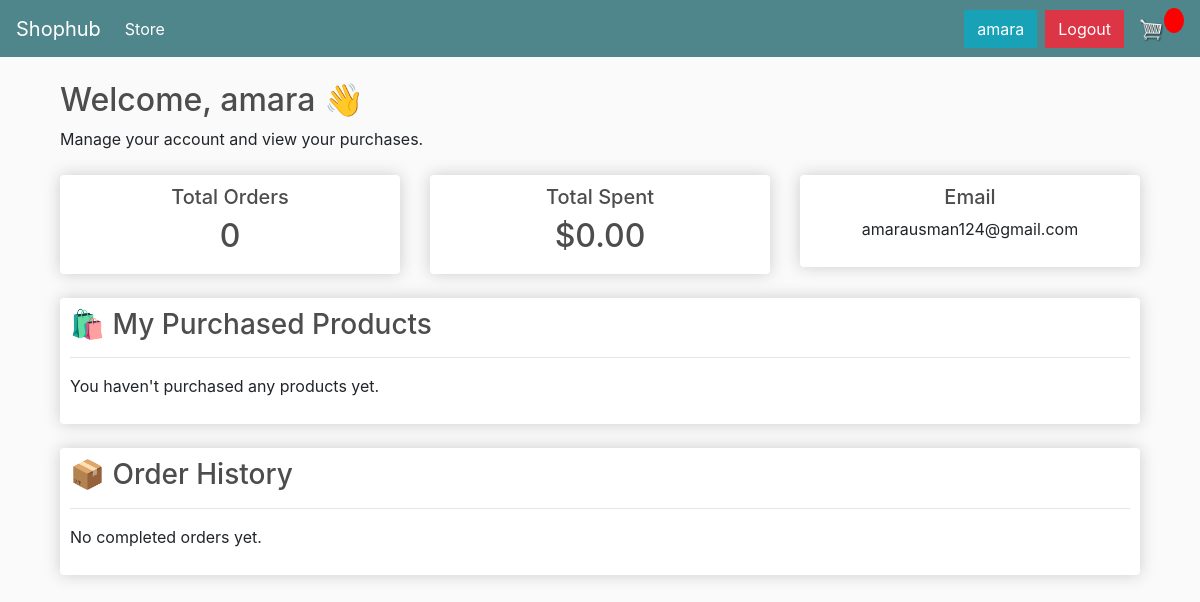
Before: /dashboard/ (signed in) with the older database file.
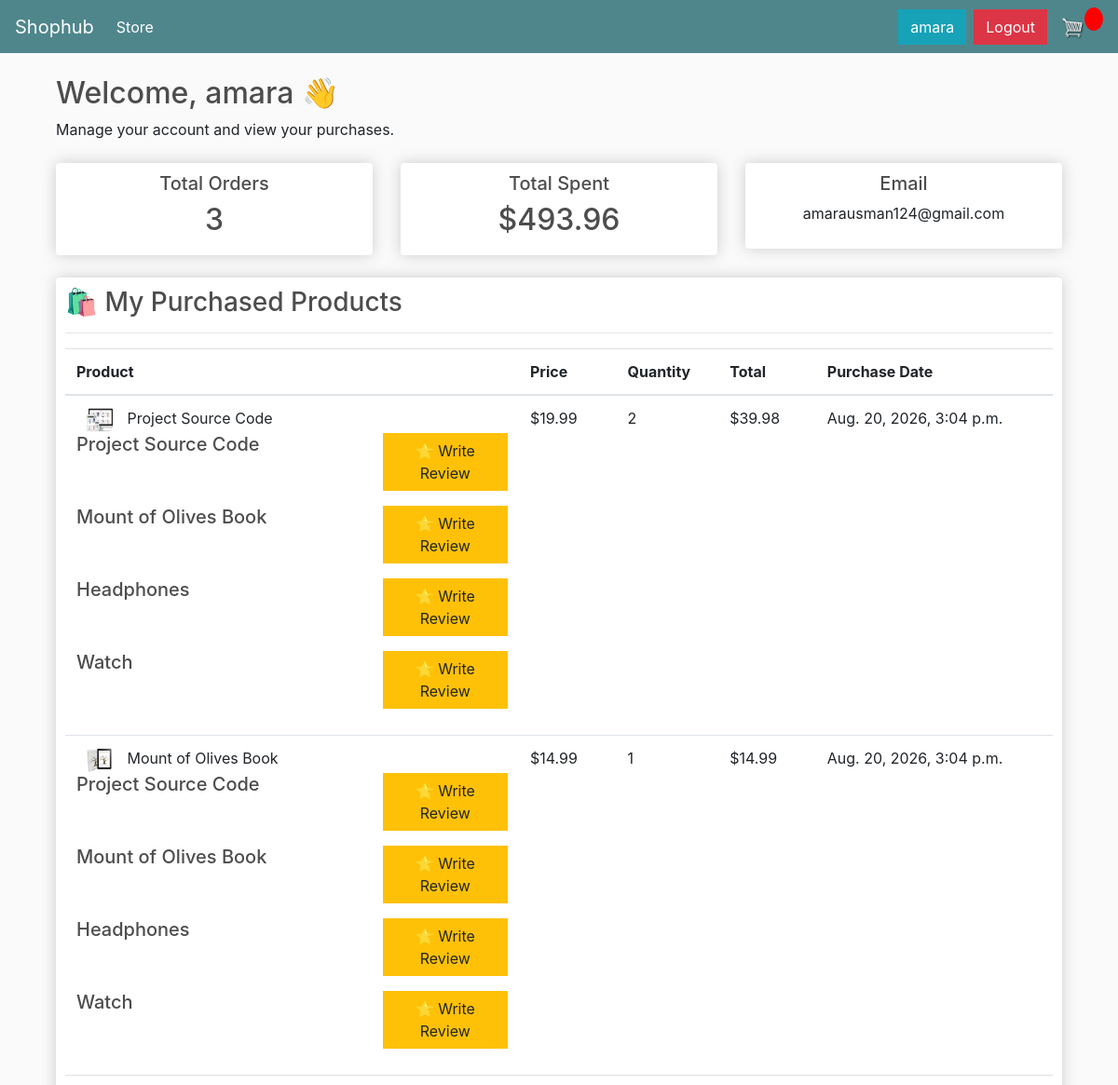
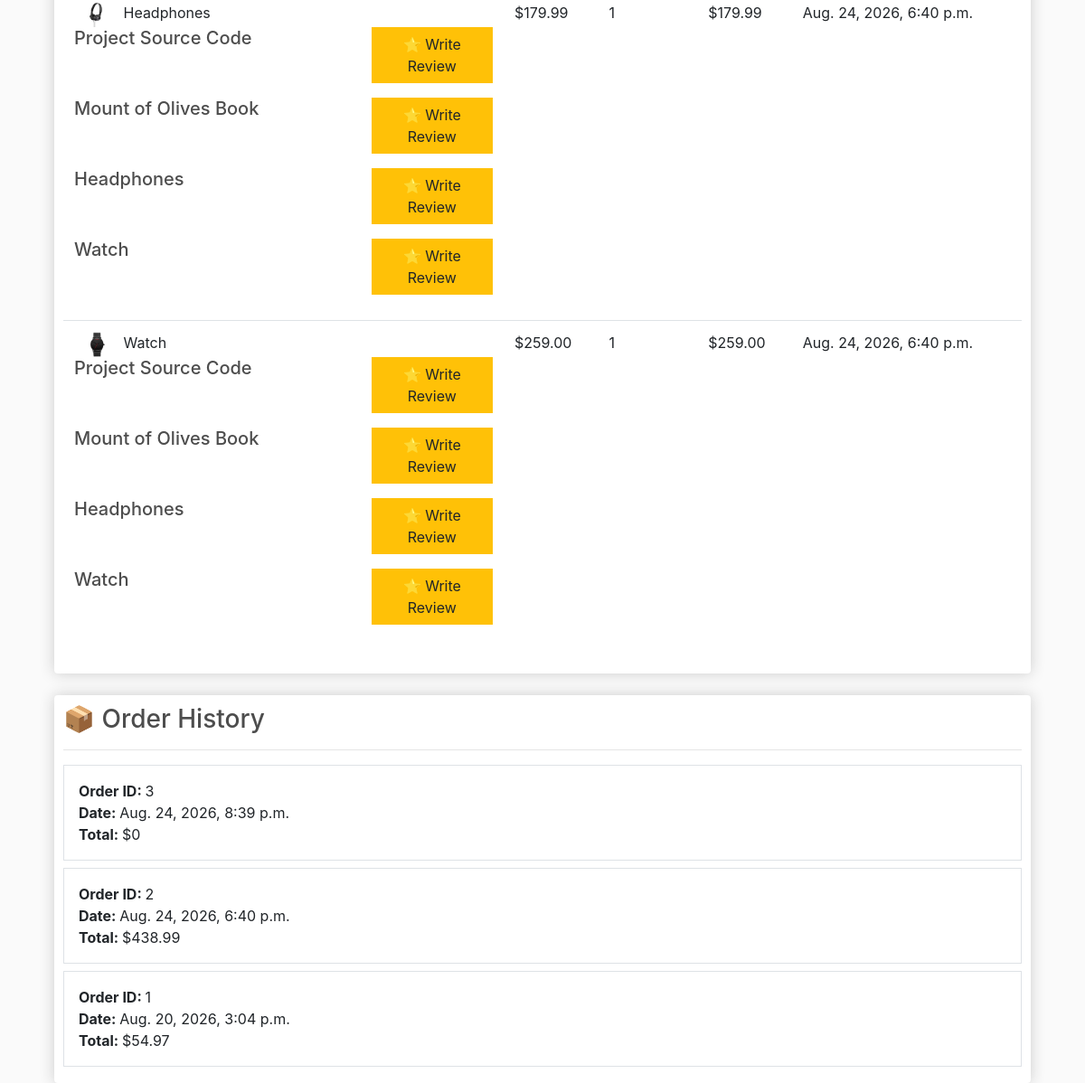
After: the same page with the newer database file (2 pictures, top to bottom).
### store/models.py (models this page shows, shortened)
class OrderItem(models.Model):
    product = models.ForeignKey(
        Product,
        on_delete=models.SET_NULL,
        null=True
    )
    order = models.ForeignKey(
        Order,
        on_delete=models.SET_NULL,
        null=True
    )
    quantity = models.IntegerField(default=0, null=True, blank=True)
    date_added = models.DateTimeField(auto_now_add=True)
    @property
    def get_total(self):
        total = self.product.price * self.quantity
        return total

class Product(models.Model):
    name = models.CharField(max_length=200)
    price = models.DecimalField(max_digits=7, decimal_places=2)
    digital = models.BooleanField(default=False)
    image = models.ImageField(null=True, blank=True)
    from django.db.models import Avg

class Order(models.Model):
    customer = models.ForeignKey(
        Customer,
        on_delete=models.SET_NULL,
        null=True,
        blank=True
    )
    date_ordered = models.DateTimeField(auto_now_add=True)
    complete = models.BooleanField(default=False)
    transaction_id = models.CharField(max_length=100, null=True)
    @property
    def get_cart_total(self):
        orderitems = self.orderitem_set.all()
        total = sum([item.get_total for item in orderitems])
        return total

### store/views.py (the view)
# urls.py: path('dashboard/', views.dashboard, name='dashboard'),
@login_required
def dashboard(request):
    if not request.user.is_authenticated:
        return redirect('login')
    customer = request.user.customer
    orders = Order.objects.filter(
        customer=customer,
        complete=True
    ).order_by('-date_ordered')
    total_orders = orders.count()
    total_spent = sum(
        order.get_cart_total
        for order in orders
    )
    purchased_items = OrderItem.objects.filter(
        order__customer=customer,
        order__complete=True
    ).select_related('product', 'order')
    context = {
        'customer': customer,
        'orders': orders,
        'purchased_items': purchased_items,
        'total_orders': total_orders,
        'total_spent': total_spent,
    }
    return render(
        request,
        'store/dashboard.html',
        context
    )

### store/templates/store/dashboard.html
{% extends 'store/main.html' %}
{% block content %}
<div class="container mt-4">
    <h2>
        Welcome, {{ request.user.username }} 👋
    </h2>
    <p>
        Manage your account and view your purchases.
    </p>
    <div class="row mt-4">
        <div class="col-md-4">
            <div class="box-element text-center">
                <h5>Total Orders</h5>
                <h2>
                    {{ total_orders }}
                </h2>
            </div>
        </div>
        <div class="col-md-4">
            <div class="box-element text-center">
                <h5>Total Spent</h5>
                <h2>
                    ${{ total_spent|floatformat:2 }}
                </h2>
            </div>
        </div>
        <div class="col-md-4">
            <div class="box-element text-center">
                <h5>Email</h5>
                <p>
                    {{ customer.email }}
                </p>
            </div>
        </div>
    </div>
    <div class="box-element mt-4">
        <h3>🛍️ My Purchased Products</h3>
        <hr>
        {% if purchased_items %}
        <table class="table">
            <thead>
                <tr>
                    <th>Product</th>
                    <th>Price</th>
                    <th>Quantity</th>
                    <th>Total</th>
                    <th>Purchase Date</th>
                </tr>
            </thead>
            <tbody>
                {% for item in purchased_items %}
                <tr>
                    <td>
                        {% if item.product.image %}
                        <img
                            src="{{ item.product.image.url }}"
                            width="50"
                        >
                        {% endif %}
                        {{ item.product.name }}
                        {% for item in purchased_items %}
    <div class="row mb-3">
        <div class="col-md-8">
            <h5>{{ item.product.name }}</h5>
        </div>
        <div class="col-md-4">
            <a href="{% url 'add_review' item.product.id %}"
               class="btn btn-warning">
                ⭐ Write Review
            </a>
        </div>
    </div>
{% endfor %}
                    </td>
                    <td>
                        ${{ item.product.price }}
                    </td>
                    <td>
                        {{ item.quantity }}
                    </td>
                    <td>
                        ${{ item.get_total }}
                    </td>
                    <td>
                        {{ item.order.date_ordered }}
                    </td>
                </tr>
                {% endfor %}
            </tbody>
        </table>
        {% else %}
            <p>
                You haven't purchased any products yet.
            </p>
        {% endif %}
    </div>
    <div class="box-element mt-4">
        <h3>📦 Order History</h3>
        <hr>
        {% for order in orders %}
        <div class="border p-3 mb-2">
            <strong>
                Order ID:
            </strong>
            {{ order.id }}
            <br>
            <strong>
                Date:
            </strong>
            {{ order.date_ordered }}
            <br>
            <strong>
                Total:
            </strong>
            ${{ order.get_cart_total }}
        </div>
        {% empty %}
        <p>
            No completed orders yet.
        </p>
        {% endfor %}
    </div>
</div>
{% endblock %}

Changed rows visible on the page:
now on this page (row unchanged): OrderItem: product.image (picture), product.name "Project Source Code", product.price "19.99", quantity "2", get_total "39.98", order.date_ordered "Aug. 20, 2026, 3:04 p.m."
now on this page (row unchanged): OrderItem: product.name "Mount of Olives Book", product.image (picture), product.price "14.99", quantity "1", get_total "14.99", order.date_ordered "Aug. 20, 2026, 3:04 p.m."
added OrderItem: product.name "Headphones", product.image (picture), product.price "179.99", quantity "1", get_total "179.99", order.date_ordered "Aug. 24, 2026, 6:40 p.m."
added OrderItem: product.name "Watch", product.image (picture), product.price "259.00", quantity "1", get_total "259.00", order.date_ordered "Aug. 24, 2026, 6:40 p.m."
added Order: id "3", date_ordered "Aug. 24, 2026, 8:39 p.m.", get_cart_total "0"
added Order: id "2", date_ordered "Aug. 24, 2026, 6:40 p.m.", get_cart_total "438.99"
now on this page (row edited): Order: id "1", date_ordered "Aug. 20, 2026, 3:04 p.m.", get_cart_total "54.97"
Other visible differences:
{{ total_orders }}: "0" → "3"
{{ total_spent|floatformat:2 }}: "0.00" → "493.96"
text no longer shown: "You haven't purchased any products yet. No completed orders yet."
text now shown: "Product Price Quantity Total Purchase Date"
